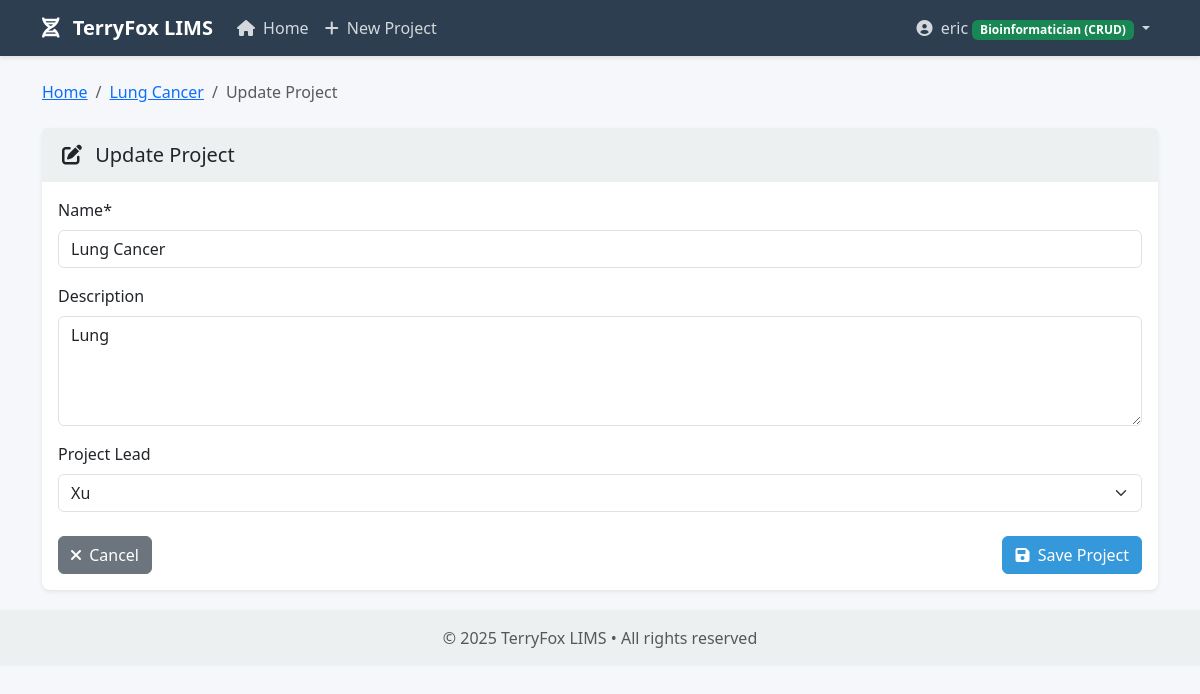
The page /projects/7/update/ (signed in) on the database as committed earlier.
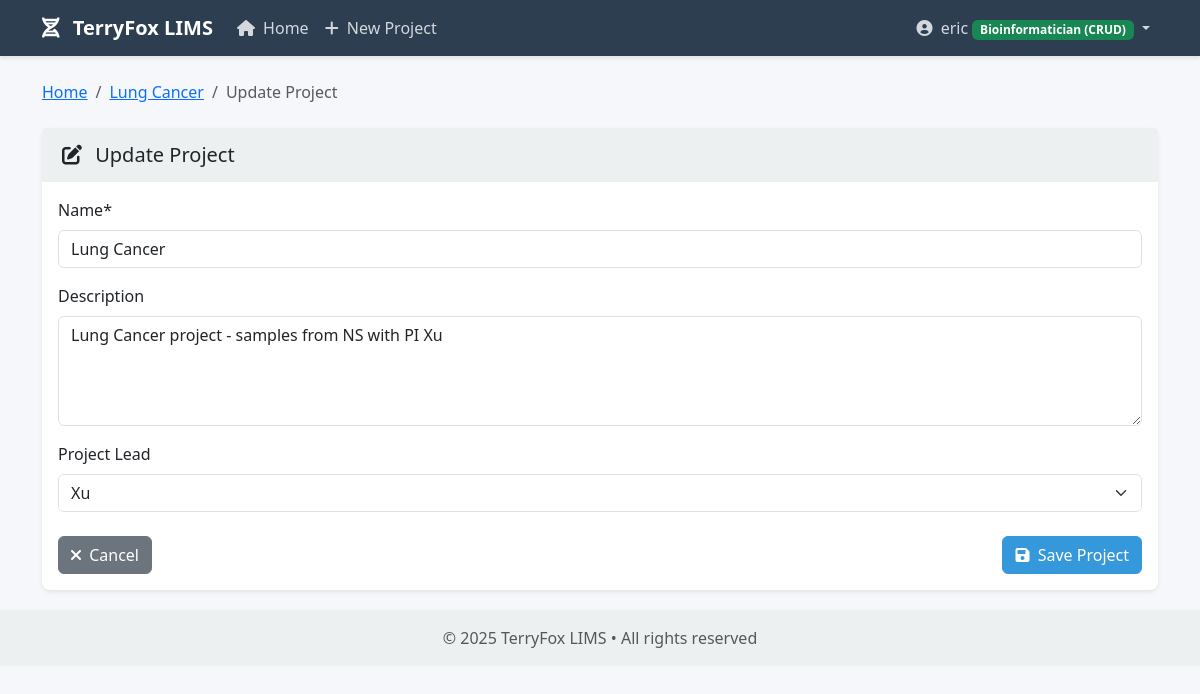
The same page on the database as committed later.
### core/models.py (models this page shows, shortened)
class Project(models.Model):
    name = models.CharField(max_length=255)
    description = models.TextField(blank=True)
    project_lead = models.ForeignKey(
        ProjectLead,
        on_delete=models.SET_NULL,
        null=True,
        blank=True,
        related_name='projects',
        verbose_name=_('Project Lead')
    )
    created_at = models.DateTimeField(auto_now_add=True)
    updated_at = models.DateTimeField(auto_now=True)
    created_by = models.ForeignKey(User, on_delete=models.CASCADE, related_name='created_projects')

### core/views.py (the view)
# urls.py: path('projects/<int:project_id>/update/', views.project_update, name='project_update'),
@login_required
@permission_required('core.change_project', raise_exception=True)
def project_update(request, project_id):
    project = get_object_or_404(Project, id=project_id)
    if request.method == 'POST':
        form = ProjectForm(request.POST, instance=project)
        if form.is_valid():
            form.save()
            messages.success(request, _('Project updated successfully!'))
            return redirect('project_detail', project_id=project.id)
    else:
        form = ProjectForm(instance=project)
    return render(request, 'core/project_form.html', {
        'form': form,
        'project': project,
        'title': _('Update Project')
    })

### core/forms.py
class ProjectForm(forms.ModelForm):
    class Meta:
        model = Project
        fields = ['name', 'description', 'project_lead']
        widgets = {
            'name': forms.TextInput(attrs={'class': 'form-control'}),
            'description': forms.Textarea(attrs={'class': 'form-control', 'rows': 4}),
            'project_lead': forms.Select(attrs={'class': 'form-select'}),
        }
    def __init__(self, *args, **kwargs):
        super().__init__(*args, **kwargs)
        self.fields['project_lead'].empty_label = _('-- Select a Project Lead --')

### core/models.py (called while the page is built)
    def __str__(self):
        return self.name

### templates/core/project_form.html (shortened to what this page needs)
{% extends 'base.html' %}
{% load crispy_forms_tags %}
{% block content %}
<nav aria-label="breadcrumb" class="mb-4">
    <ol class="breadcrumb">
        <li class="breadcrumb-item"><a href="{% url 'home' %}">Home</a></li>
        {% if project %}
        <li class="breadcrumb-item"><a href="{% url 'project_detail' project_id=project.id %}">{{ project.name }}</a></li>
        {% endif %}
        <li class="breadcrumb-item active">{{ title }}</li>
    </ol>
</nav>
<div class="card shadow-sm">
    <div class="card-header">
        <h5 class="mb-0">
            {% if project %}
            <i class="fas fa-edit me-2"></i>
            {% else %}
            <i class="fas fa-plus me-2"></i>
            {% endif %}
            {{ title }}
        </h5>
    </div>
    <div class="card-body">
        <form method="post">
            {% for field in form %}
                {% if field.name == 'name' or field.name == 'description' %}
                    {{ field|as_crispy_field }}
                {% endif %}
            {% endfor %}
            <div class="mb-3">
                <label class="form-label" for="id_project_lead">{{ form.project_lead.label }}</label>
                {{ form.project_lead }}
            </div>
            <div class="d-flex justify-content-between mt-4">
                <a href="{% if project %}{% url 'project_detail' project_id=project.id %}{% else %}{% url 'home' %}{% endif %}" class="btn btn-secondary">
                    <i class="fas fa-times me-1"></i> Cancel
                </a>
                <button type="submit" class="btn btn-primary">
                    <i class="fas fa-save me-1"></i> Save Project
                </button>
            </div>
        </form>
    </div>
</div>
{% endblock %}

Rows that differ between the two databases and show on the page:
changed Project "Lung Cancer": description "Lung" → "Lung Cancer project - samples from NS with PI Xu"
